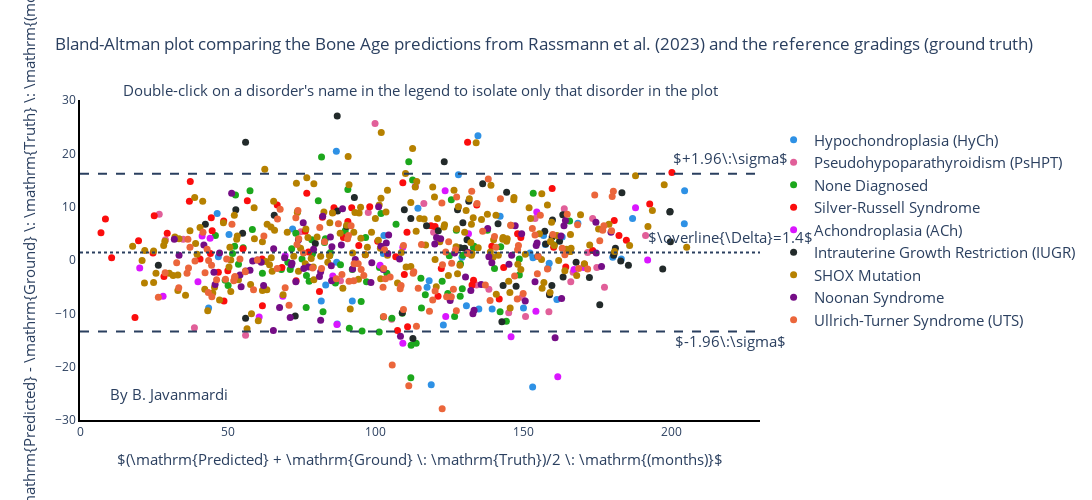

Notebook source saved alongside this figure:
### Markdown cell above
# Plotly

### Code cell
import plotly.graph_objects as go
labels={"sex": "Sex"}

# for PDF output
category_names=['HyCh', 'PsHPT', 'None Diagnosed', 'SRS', 'ACh', 'IUGR', 'SHOX Mutation', 'Noonan','UTS']

#for HTML output:
category_names=['Hypochondroplasia (HyCh)', 'Pseudohypoparathyroidism (PsHPT)', 'None Diagnosed', 'Silver-Russell Syndrome', 'Achondroplasia (ACh)', 'Intrauterine Growth Restriction (IUGR)', 'SHOX Mutation', 'Noonan Syndrome', 'Ullrich-Turner Syndrome (UTS)']

# for PDF output width=1200, height=350 and comment the title
# for HTML output 
fig = px.scatter(two_BA, x=round((two_BA['ba_two_raters']+two_BA['y_hat'])/2,1),y=round(difference,1), hover_data=['disorder', 'sex'], color="disorder", color_discrete_sequence=px.colors.qualitative.Dark24, 
                  width=1300, height=500, labels=None, opacity=1,title='Bland-Altman plot comparing the Bone Age predictions from Rassmann et al. (2023) and the reference gradings (ground truth)')#, symbol='sex', symbol_sequence=['diamond', 'circle'])

fig.update_traces(marker={'size': 7})


for i in range(len(category_names)):
    print(fig.data[i].name)
    fig.data[i].name=category_names[i]

fig.update_layout(legend_title = "  ")    

# conf interval
fig.add_shape(type="line",
              x0=0, 
              y0=1.96*np.std(difference)+np.mean(difference), 
              x1=260, 
              y1=1.96*np.std(difference)+np.mean(difference), line_dash="dash")

fig.add_shape(type="line",
              x0=0, 
              y0=np.mean(difference)-1.96*np.std(difference), 
              x1=260, 
              y1=np.mean(difference)-1.96*np.std(difference), line_dash="dash")




fig.add_shape(type="line",
              x0=0, 
              y0=np.mean(difference), 
              x1=260, 
              y1=np.mean(difference), line_dash="dot")



fig.update_layout(yaxis_range=[-30,30],xaxis_range=[0,230])

fig.update_xaxes(title_text='$(\mathrm{Predicted} + \mathrm{Ground} \: \mathrm{Truth})/2 \: \mathrm{(months)}$')
ytitle='$\Delta=\mathrm{Predicted} - \mathrm{Ground} \: \mathrm{Truth} \: \mathrm{(months)}$'
fig.update_yaxes(title_text=ytitle)

fig.update_layout(
#     margin=dict(l=0,r=0,b=0,t=0),   # keep for PDF output, comment for HTML output
    plot_bgcolor='rgba(0,0,0,0)')
fig.update_xaxes(showline=True, linewidth=2, linecolor='black')
fig.update_yaxes(showline=True, linewidth=2, linecolor='black')

# fig.update_layout(legend=dict(
#     orientation="h",
#     yanchor="bottom",
#     y=1.02,
#     xanchor="right",
#     x=0.8
# ), legend_font_size=13)

fig.update_layout(legend_font_size=15)

fig.add_annotation(x=220, y=2.5*np.std(difference),
            text="$+1.96\:\sigma$",
            showarrow=False,
            yshift=1)

fig.add_annotation(x=220, y=-2.05*np.std(difference),
            text="$-1.96\:\sigma$",
            showarrow=False,
            yshift=1)

fig.add_annotation(x=220, y=np.mean(difference)+1,
            text="$\overline{\Delta}=1.4$",
            showarrow=False,
            yshift=10)

# only for HTML output:
fig.add_annotation(x=115, y=30,
            text="Double-click on a disorder's name in the legend to isolate only that disorder in the plot",
            showarrow=False,
            yshift=10)

# only for HTML output:
fig.add_annotation(x=30, y=-27,
            text="By B. Javanmardi",
            showarrow=False,
            yshift=10)


fig.update_annotations(font_size=15)

fig.update_yaxes(title_font=dict(size=15),tickfont_size=12)
fig.update_xaxes(title_font=dict(size=15),tickfont_size=12)

fig.update_layout(modebar_remove=['lasso2d','select2d'])

# fig.write_image("Bland_Altman.pdf", scale=3.0)
fig.write_html("Bland_Altman.html",include_mathjax = 'cdn')

fig.show()

### Figure 1 — Plotly figure (JSON) as saved in the notebook; plotly's stock layout.template omitted (floating-point values rounded to 4 significant figures; data arrays with more than 128 entries replaced by an {"elided": "..."} marker saying what was removed)
{"data": [{"customdata": [["HyCh", "M"], ["HyCh", "M"], ["HyCh", "M"], ["HyCh", "M"], ["HyCh", "M"], ["HyCh", "M"], ["HyCh", "M"], ["HyCh", "M"], ["HyCh", "F"], ["HyCh", "F"], ["HyCh", "F"], ["HyCh", "F"], ["HyCh", "F"], ["HyCh", "F"], ["HyCh", "F"], ["HyCh", "F"], ["HyCh", "M"], ["HyCh", "M"], ["HyCh", "M"], ["HyCh", "M"], ["HyCh", "M"], ["HyCh", "M"], ["HyCh", "M"], ["HyCh", "M"], ["HyCh", "M"], ["HyCh", "M"], ["HyCh", "M"], ["HyCh", "M"], ["HyCh", "M"], ["HyCh", "M"], ["HyCh", "M"], ["HyCh", "M"], ["HyCh", "M"], ["HyCh", "M"], ["HyCh", "M"], ["HyCh", "F"], ["HyCh", "F"], ["HyCh", "F"], ["HyCh", "F"], ["HyCh", "F"], ["HyCh", "F"], ["HyCh", "F"], ["HyCh", "M"], ["HyCh", "F"]], "hovertemplate": "disorder=%{customdata[0]}<br>x=%{x}<br>y=%{y}<br>sex=%{customdata[1]}<extra></extra>", "legendgroup": "HyCh", "marker": {"color": "#2E91E5", "opacity": 1, "size": 7, "symbol": "circle"}, "mode": "markers", "name": "Hypochondroplasia (HyCh)", "orientation": "v", "showlegend": true, "type": "scatter", "x": [204.5, 183.1, 168.4, 157.4, 134.6, 128, 114.3, 86.7, 153.2, 142.1, 122.9, 134.9, 118.1, 81.6, 161.3, 102.6, 204.4, 180.2, 158.7, 153.1, 139.4, 102.8, 89.5, 83.1, 186.9, 163.1, 158.3, 156.8, 152.2, 150, 130.7, 118.8, 86.8, 71.9, 50.4, 87, 82.8, 129.2, 117.4, 92.1, 71.4, 43.5, 46.4, 46.8], "xaxis": "x", "y": [13, 0.2, 6.9, 2.9, 23.3, 16, 9.7, 20.4, 0.4, 8.2, -12.2, -9.2, -3.9, -7.7, -7.4, 1.2, 6.8, 0.5, -0.6, -23.8, -9.2, 4.6, 5.1, -4.7, 7.8, 4.3, -1.5, 4.6, 1.3, -9, -8.6, -23.4, -0.4, 5.8, 4.8, -12, 3.6, 0.5, -5.1, -7.7, -1.1, -9, 8.7, 0.6], "yaxis": "y"}, {"customdata": [["PsPHT", "M"], ["PsPHT", "M"], ["PsPHT", "M"], ["PsPHT", "M"], ["PsPHT", "M"], ["PsPHT", "M"], ["PsPHT", "M"], ["PsPHT", "M"], ["PsPHT", "M"], ["PsPHT", "M"], ["PsPHT", "M"], ["PsPHT", "M"], ["PsPHT", "F"], ["PsPHT", "M"], ["PsPHT", "M"], ["PsPHT", "M"], ["PsPHT", "M"], ["PsPHT", "M"], ["PsPHT", "M"], ["PsPHT", "M"], ["PsPHT", "M"], ["PsPHT", "M"], ["PsPHT", "M"], ["PsPHT", "M"], ["PsPHT", "M"], ["PsPHT", "M"], ["PsPHT", "F"], ["PsPHT", "F"], ["PsPHT", "F"], ["PsPHT", "F"]], "hovertemplate": "disorder=%{customdata[0]}<br>x=%{x}<br>y=%{y}<br>sex=%{customdata[1]}<extra></extra>", "legendgroup": "PsPHT", "marker": {"color": "#E15F99", "opacity": 1, "size": 7, "symbol": "circle"}, "mode": "markers", "name": "Pseudohypoparathyroidism (PsHPT)", "orientation": "v", "showlegend": true, "type": "scatter", "x": [56, 99.8, 128, 153.9, 166, 163.8, 174.8, 173.4, 26.8, 34.9, 105.4, 158.8, 149.5, 97.5, 116.3, 138.3, 145, 119.6, 74.7, 88.1, 134.1, 166.8, 158.6, 191.3, 171.7, 177.4, 38.7, 56, 150.7, 28.9], "xaxis": "x", "y": [-14.1, 25.6, 10, 7.8, -4.1, 9.6, -1.4, 7.8, 8.6, 3.9, -11.1, -6.4, -7, 8.9, 10.6, -5.5, -9.9, 5.2, 5.3, -3.9, -4.7, -2.3, -9.7, 4.6, 1.4, -5.1, -12.7, -2, -10.6, 3.8], "yaxis": "y"}, {"customdata": {"elided": "79x2 str values"}, "hovertemplate": "disorder=%{customdata[0]}<br>x=%{x}<br>y=%{y}<br>sex=%{customdata[1]}<extra></extra>", "legendgroup": "None", "marker": {"color": "#1CA71C", "opacity": 1, "size": 7, "symbol": "circle"}, "mode": "markers", "name": "None Diagnosed", "orientation": "v", "showlegend": true, "type": "scatter", "x": [51.6, 109, 115.3, 165.6, 142.1, 153.3, 126.7, 95.1, 71.6, 111.2, 111.9, 122.5, 101.2, 105.5, 129.5, 112.5, 116.8, 86.4, 90.6, 76.5, 80.6, 71.1, 76.6, 88.1, 52.3, 61.7, 89.7, 81.7, 96.9, 125.6, 113.7, 127.3, 75.1, 137.8, 112, 50.1, 73, 70.3, 102.6, 101.3, 115.5, 148.6, 140.2, 45.8, 142.3, 96.6, 129.3, 124.9, 49.1, 68.1, 84.5, 91.1, 58.3, 78.4, 144.2, 128.6, 57.5, 101.8, 103.8, 133.1, 78.5, 83, 82.7, 133.3, 160.4, 52.6, 92.1, 73.6, 148.6, 82.2, 77.5, 55.2, 95.4, 78.6, 106.9, 84.7, 124.4, 53.6, 128.7], "xaxis": "x", "y": [1.2, -10, -3.4, 7.3, -9.7, 12.5, -10.6, -7.8, 2.1, 18.4, -22.1, -4, -13.5, -10.9, 0.9, 15, -6.5, -4.3, 13.2, -8.9, 11.1, -1.8, -2.9, -0.9, 2.6, -2.5, 5.5, 19.3, -4.1, 11.3, -15.6, 5.6, 0.2, 5.6, -16, -4.8, 5, -0.4, -10.7, -1.4, -9, 0.2, -1.6, 4.6, 2.5, 4.2, -5.4, 0.8, -3.8, -1.8, 0.9, -12.8, 5.7, 3.8, -11.5, -6.8, 13, 8.7, -2.5, 2.3, 1.1, 4, 3.3, 2.6, 2.8, 12.2, -1.8, 9.1, -2.8, -9.7, -4, 2.3, -13.3, 1.2, 6.7, 1.4, -6.3, -0.8, -0.7], "yaxis": "y"}, {"customdata": {"elided": "69x2 str values"}, "hovertemplate": "disorder=%{customdata[0]}<br>x=%{x}<br>y=%{y}<br>sex=%{customdata[1]}<extra></extra>", "legendgroup": "Silver_Russel", "marker": {"color": "#FB0D0D", "opacity": 1, "size": 7, "symbol": "circle"}, "mode": "markers", "name": "Silver-Russell Syndrome", "orientation": "v", "showlegend": true, "type": "scatter", "x": [139.3, 56.6, 110.6, 76.7, 120.1, 91.9, 134.2, 110.8, 85.9, 44.1, 29.5, 7.1, 89.1, 94.3, 122.2, 132.6, 37.3, 61.7, 148, 44.4, 10.7, 28.4, 44.7, 170.6, 55.1, 37, 25.1, 19.8, 40.6, 160.2, 46.8, 164.3, 24.7, 173.4, 184.8, 66.7, 192.7, 76.2, 8.6, 48.7, 85.5, 18.6, 98, 106.8, 118.7, 133.1, 131.1, 48.6, 141.8, 143.3, 50, 149.1, 159.7, 180.7, 73.1, 182.3, 68.3, 61.6, 81, 82, 200.2, 77.3, 96.5, 107.4, 90.6, 109.7, 100.7, 109.2, 121.1], "xaxis": "x", "y": [2.6, 11.1, 5.2, 12.5, 6.3, 9.8, 10.3, -12.5, 9.8, 1.2, 5, 5.1, 4.2, 2.7, -1.6, -4.7, 14.7, -8.6, 4.9, 7.9, 0.4, -3.1, 5.5, -0.8, 2.1, 11, 8.3, 3.6, 0.2, 2.4, -2.3, -1.3, 1.3, 1.8, 3.7, 10.3, 10.5, 5.4, 7.7, -7.7, 8.9, -10.8, 10, 0.6, 6.4, -3.8, 22.1, 7.3, -7.3, -1.4, -2, 4.2, 13.4, 7.4, -3.9, 4.6, -1.4, 0.2, -5.9, 8, 16.4, 1.5, 1, -13.2, 7.2, -2.7, 3.5, 14.5, -6.8], "yaxis": "y"}, {"customdata": [["ACh", "F"], ["ACh", "F"], ["ACh", "M"], ["ACh", "M"], ["ACh", "M"], ["ACh", "M"], ["ACh", "M"], ["ACh", "F"], ["ACh", "F"], ["ACh", "F"], ["ACh", "F"], ["ACh", "F"], ["ACh", "F"], ["ACh", "M"], ["ACh", "M"], ["ACh", "M"], ["ACh", "M"], ["ACh", "M"], ["ACh", "M"], ["ACh", "M"], ["ACh", "M"], ["ACh", "M"], ["ACh", "M"], ["ACh", "M"], ["ACh", "M"]], "hovertemplate": "disorder=%{customdata[0]}<br>x=%{x}<br>y=%{y}<br>sex=%{customdata[1]}<extra></extra>", "legendgroup": "ACh", "marker": {"color": "#DA16FF", "opacity": 1, "size": 7, "symbol": "circle"}, "mode": "markers", "name": "Achondroplasia (ACh)", "orientation": "v", "showlegend": true, "type": "scatter", "x": [167.1, 154.5, 187.9, 170.3, 161.6, 154.2, 145.8, 123.7, 20.2, 192, 86.9, 28.1, 85.5, 123.5, 113.4, 109.2, 109.2, 101.5, 69.4, 60.6, 44, 41.3, 39.9, 131.4, 68.6], "xaxis": "x", "y": [-1.8, 9, 9.8, -1.4, -21.9, -9.6, -14.4, -10.6, -1.5, 0, -12.1, -6.8, -3, 13, 13.8, 2.4, -15.6, -1, 0.8, -10.7, 4.1, 4.5, -4.1, 4.9, -6.8], "yaxis": "y"}, {"customdata": [["IUGR", "F"], ["IUGR", "F"], ["IUGR", "F"], ["IUGR", "F"], ["IUGR", "M"], ["IUGR", "M"], ["IUGR", "M"], ["IUGR", "M"], ["IUGR", "M"], ["IUGR", "M"], ["IUGR", "M"], ["IUGR", "M"], ["IUGR", "M"], ["IUGR", "M"], ["IUGR", "M"], ["IUGR", "M"], ["IUGR", "M"], ["IUGR", "M"], ["IUGR", "M"], ["IUGR", "M"], ["IUGR", "M"], ["IUGR", "M"], ["IUGR", "M"], ["IUGR", "F"], ["IUGR", "F"], ["IUGR", "F"], ["IUGR", "F"], ["IUGR", "F"], ["IUGR", "M"], ["IUGR", "F"], ["IUGR", "F"], ["IUGR", "F"], ["IUGR", "F"], ["IUGR", "F"], ["IUGR", "F"], ["IUGR", "F"], ["IUGR", "F"], ["IUGR", "F"], ["IUGR", "F"], ["IUGR", "F"], ["IUGR", "F"], ["IUGR", "F"], ["IUGR", "F"], ["IUGR", "F"], ["IUGR", "F"], ["IUGR", "F"], ["IUGR", "F"], ["IUGR", "M"], ["IUGR", "F"], ["IUGR", "F"], ["IUGR", "M"], ["IUGR", "M"], ["IUGR", "M"], ["IUGR", "M"], ["IUGR", "M"]], "hovertemplate": "disorder=%{customdata[0]}<br>x=%{x}<br>y=%{y}<br>sex=%{customdata[1]}<extra></extra>", "legendgroup": "IUGR", "marker": {"color": "#222A2A", "opacity": 1, "size": 7, "symbol": "circle"}, "mode": "markers", "name": "Intrauterine Growth Restriction (IUGR)", "orientation": "v", "showlegend": true, "type": "scatter", "x": [181.1, 158.8, 143.1, 129.5, 199.6, 180.7, 163.3, 159.8, 157.2, 197.1, 185.5, 157.5, 136.2, 127.7, 117.2, 109.7, 199.7, 175.8, 167.8, 159.7, 154.9, 141.4, 130.1, 180.5, 172.3, 159.6, 147.5, 130.9, 55, 183.3, 163.4, 144.3, 131.5, 121.2, 112.6, 90.2, 79.6, 72.8, 56, 111.9, 92.8, 87.1, 65.7, 52.7, 162.2, 142.7, 128.6, 199.5, 182.9, 109, 123.2, 87, 56, 42.4, 26.5], "xaxis": "x", "y": [2.2, -6.5, -4.8, 7, 9.1, 1.3, 8.5, 7.5, 5.4, -1.7, -1, 3, 14.3, 9.4, 6.4, 9.4, 3.4, -8.4, -0.4, 4.3, 0.7, 6.8, 2.2, 0.9, -3.3, -4.8, -4.9, 3.8, 5, 12.6, -3.2, 12.7, 11, 5.5, -14.7, 6.3, 3.1, -10.5, -10.9, 7.8, 11.7, 9.2, 8.4, 9.4, 3.5, -11.6, 2.3, 9, -0.2, -9.9, 18.4, 27, 22.1, 6.7, -1], "yaxis": "y"}, {"customdata": {"elided": "198x2 str values"}, "hovertemplate": "disorder=%{customdata[0]}<br>x=%{x}<br>y=%{y}<br>sex=%{customdata[1]}<extra></extra>", "legendgroup": "SHOX_mutation", "marker": {"color": "#B68100", "opacity": 1, "size": 7, "symbol": "circle"}, "mode": "markers", "name": "SHOX Mutation", "orientation": "v", "showlegend": true, "type": "scatter", "x": {"elided": "198 float values"}, "xaxis": "x", "y": {"elided": "198 float values"}, "yaxis": "y"}, {"customdata": {"elided": "80x2 str values"}, "hovertemplate": "disorder=%{customdata[0]}<br>x=%{x}<br>y=%{y}<br>sex=%{customdata[1]}<extra></extra>", "legendgroup": "Noonan", "marker": {"color": "#750D86", "opacity": 1, "size": 7, "symbol": "circle"}, "mode": "markers", "name": "Noonan Syndrome", "orientation": "v", "showlegend": true, "type": "scatter", "x": [41.9, 47.2, 57.5, 60, 45.3, 62.1, 51.3, 65.5, 61.3, 58.4, 31.9, 75.7, 71.5, 85, 75.5, 67.5, 85.2, 73.9, 84.7, 71.7, 45.7, 93.1, 77.3, 81, 88.8, 79, 85.1, 54.1, 102.6, 104.1, 82.1, 92.2, 65.4, 104.4, 120, 103.6, 73, 98.7, 122, 120.6, 81.4, 101.8, 126.7, 133.3, 33.5, 88.4, 108.1, 101, 138.3, 139.3, 132.9, 137.9, 125.2, 146, 108.4, 71.1, 153.9, 154.3, 135.7, 130.4, 147.2, 162.7, 150.6, 54.5, 145.1, 174.5, 131.2, 98.4, 154.6, 160.7, 174.6, 132.2, 164.2, 69.2, 149.4, 162.9, 163.7, 81.4, 179.6, 176.4], "xaxis": "x", "y": [2.8, 1.3, -1.9, 0, -2.3, -4.8, 12.5, 2.1, -0.4, -0.2, 3.9, -1.6, -0.9, -1.1, 7, -8.9, 2.5, 3.8, 4.3, -0.6, -4.6, 0.1, -1.3, -3.1, 9.6, 2, -3.9, -2.8, -1.8, 1.2, 8.2, -1.7, -13.2, 4.7, 3, 3.2, -4.1, -0.5, 4, 4.2, -11.3, 2.6, 1.3, -9.4, 0.9, 2.8, 0.2, 10, 0.6, -0.5, -10.1, 5.9, -7.6, 0.9, -14.3, -10.8, -4.1, 2.7, -4.6, -3.2, 6.4, 4.5, -7.7, -5, -0.8, 7.1, 1.4, -4.2, 3.2, -14.6, 1.3, -5.7, 7.4, 0.4, 4.9, -7.2, 6.4, -2.2, 5.2, -1.2], "yaxis": "y"}, {"customdata": {"elided": "122x2 str values"}, "hovertemplate": "disorder=%{customdata[0]}<br>x=%{x}<br>y=%{y}<br>sex=%{customdata[1]}<extra></extra>", "legendgroup": "UTS", "marker": {"color": "#EB663B", "opacity": 1, "size": 7, "symbol": "circle"}, "mode": "markers", "name": "Ullrich-Turner Syndrome (UTS)", "orientation": "v", "showlegend": true, "type": "scatter", "x": [153, 138.7, 147.9, 155.7, 153.9, 164, 164.8, 168.3, 174.1, 175.8, 28.8, 26.5, 123.7, 36.5, 131.1, 91, 78.7, 32.7, 36.7, 140.7, 81.7, 92.6, 38.9, 43.4, 41.6, 43, 96, 46.2, 81.1, 52, 49.2, 105.6, 52.3, 90.8, 94.1, 60, 54.1, 58.7, 103, 111.2, 158.1, 62.2, 66.7, 73.4, 109.4, 112.7, 180.4, 73.7, 51.4, 37.2, 75.6, 74, 149.9, 120.1, 122.5, 88.6, 91.7, 122.4, 67.7, 177.2, 86.7, 127.3, 154.9, 44.6, 82.7, 137.1, 136.2, 127.4, 159.9, 92.7, 147, 112.9, 95.1, 66.8, 102.7, 171.7, 168.7, 87.4, 154.7, 114.4, 138.1, 104.9, 43.5, 176.8, 179.8, 108.6, 163.1, 108.3, 73, 125.6, 52.4, 140.2, 103.3, 33.4, 102.7, 115.5, 125.7, 36.2, 102.5, 118.2, 142.2, 113.8, 49.6, 124.7, 132.5, 109.4, 134.3, 90.5, 55.9, 145.7, 44.5, 119.3, 180, 122.6, 148, 69.4, 42.3, 126.3, 70.7, 127, 148.3, 124], "xaxis": "x", "y": [5.9, -7.6, -7.3, 8.4, 4.7, 1, 8.6, 6.6, 12.2, 3.6, -2.4, -7, 1.5, 3.9, 1.2, -4, -1.5, -0.5, -1.5, 2.4, -1.6, -3.9, -0.2, -6.1, 5.2, 2, -2.9, -3.7, 6.1, -3.9, -3.6, -19.7, -3.3, 4.6, -0.7, 0, 0.2, -5.6, 1.9, -23.6, -1.7, 4.5, -1.6, 2.9, -9.3, -2.5, 12.9, 9.3, 6.7, 2.4, 1.3, 4, -6.3, -5.8, -27.9, -2.7, 6.4, 10.7, 9.5, 6.4, -3.5, -9.5, 0.7, -6.9, 3.4, -4.7, 5.4, 11.8, 4.8, -0.7, -3, -2.2, -1.8, 7.7, -1.6, -1.7, -1.6, 6.8, -2.6, -5.3, 15.2, -3.2, -0.1, 5.6, 5.5, -4.8, 2.2, -5.4, 7.9, -6.9, -3.1, 4.4, -3.5, -5.2, -10.6, 2.9, -0.6, -2.5, -5.1, -9.6, 11.5, -12.4, 0.2, 3.4, 12.9, 2.7, 10.6, 4, -2.2, 6.5, -1, -7.5, 11.9, -0.9, 1.9, -5.2, -2.4, -5.5, -8.5, 1.9, 2.7, -6.9], "yaxis": "y"}], "layout": {"annotations": [{"font": {"size": 15}, "showarrow": false, "text": "$+1.96\\:\\sigma$", "x": 220, "y": 18.86, "yshift": 1}, {"font": {"size": 15}, "showarrow": false, "text": "$-1.96\\:\\sigma$", "x": 220, "y": -15.47, "yshift": 1}, {"font": {"size": 15}, "showarrow": false, "text": "$\\overline{\\Delta}=1.4$", "x": 220, "y": 2.4, "yshift": 10}, {"font": {"size": 15}, "showarrow": false, "text": "Double-click on a disorder's name in the legend to isolate only that disorder in the plot", "x": 115, "y": 30, "yshift": 10}, {"font": {"size": 15}, "showarrow": false, "text": "By B. Javanmardi", "x": 30, "y": -27, "yshift": 10}], "height": 500, "legend": {"font": {"size": 15}, "title": {"text": "  "}, "tracegroupgap": 0}, "modebar": {"remove": ["lasso2d", "select2d"]}, "plot_bgcolor": "rgba(0, 0, 0, 0)", "shapes": [{"line": {"dash": "dash"}, "type": "line", "x0": 0, "x1": 260, "y0": 16.19, "y1": 16.19}, {"line": {"dash": "dash"}, "type": "line", "x0": 0, "x1": 260, "y0": -13.39, "y1": -13.39}, {"line": {"dash": "dot"}, "type": "line", "x0": 0, "x1": 260, "y0": 1.4, "y1": 1.4}], "title": {"text": "Bland-Altman plot comparing the Bone Age predictions from Rassmann et al. (2023) and the reference gradings (ground truth)"}, "width": 1300, "xaxis": {"anchor": "y", "domain": [0, 1], "linecolor": "black", "linewidth": 2, "range": [0, 230], "showline": true, "tickfont": {"size": 12}, "title": {"font": {"size": 15}, "text": "$(\\mathrm{Predicted} + \\mathrm{Ground} \\: \\mathrm{Truth})/2 \\: \\mathrm{(months)}$"}, "type": "linear"}, "yaxis": {"anchor": "x", "domain": [0, 1], "linecolor": "black", "linewidth": 2, "range": [-30, 30], "showline": true, "tickfont": {"size": 12}, "title": {"font": {"size": 15}, "text": "$\\Delta=\\mathrm{Predicted} - \\mathrm{Ground} \\: \\mathrm{Truth} \\: \\mathrm{(months)}$"}, "type": "linear"}}}
